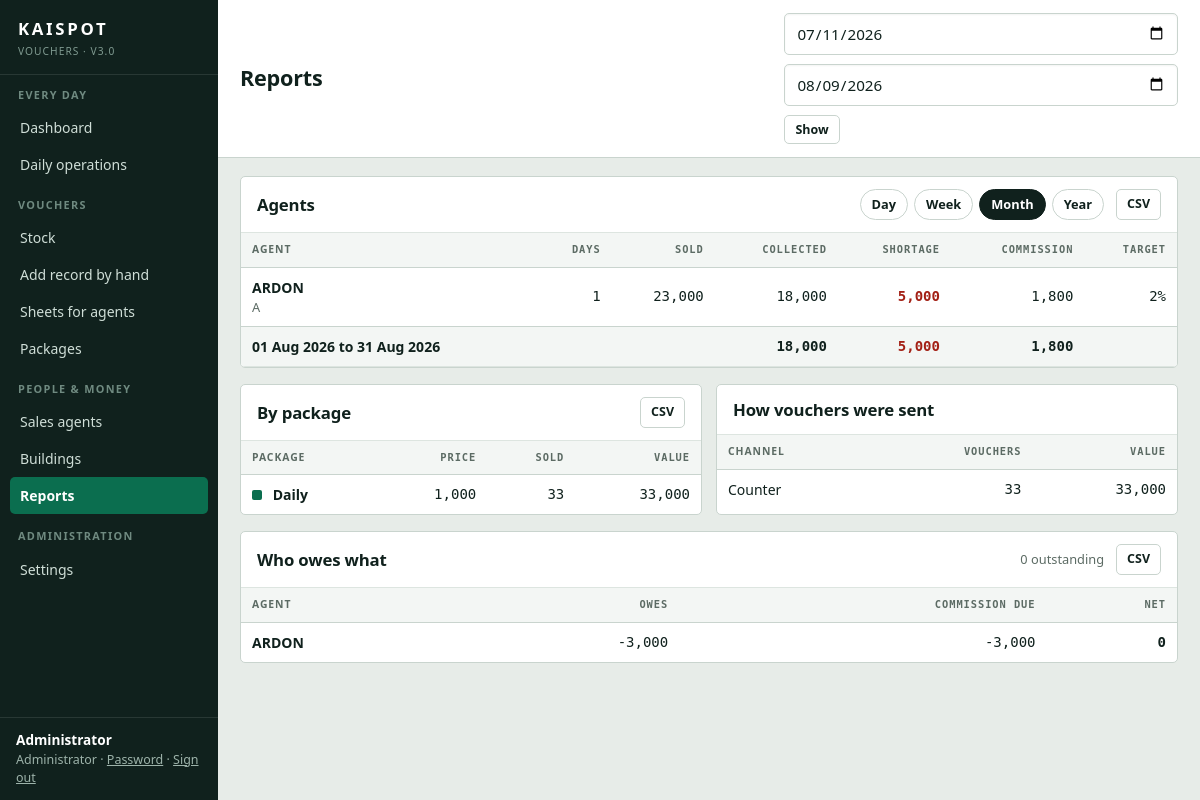
/reports/ (signed in), run on the app's committed database.
### tables this page shows
CREATE TABLE users (
    id            INTEGER PRIMARY KEY AUTOINCREMENT,
    username      TEXT    NOT NULL UNIQUE COLLATE NOCASE,
    password_hash TEXT    NOT NULL,
    full_name     TEXT    NOT NULL DEFAULT '',
    role          TEXT    NOT NULL DEFAULT 'agent',   -- admin | manager | agent
    agent_id      INTEGER REFERENCES agents(id) ON DELETE CASCADE,
    active        INTEGER NOT NULL DEFAULT 1,
    must_change   INTEGER NOT NULL DEFAULT 0,
    created_at    TEXT    NOT NULL DEFAULT (datetime('now'))
);

CREATE TABLE agents (
    id              INTEGER PRIMARY KEY AUTOINCREMENT,
    code            TEXT    NOT NULL UNIQUE COLLATE NOCASE,
    name            TEXT    NOT NULL,
    phone           TEXT    NOT NULL DEFAULT '',
    station         TEXT    NOT NULL DEFAULT '',
    nin             TEXT    NOT NULL DEFAULT '',
    next_of_kin     TEXT    NOT NULL DEFAULT '',
    commission_rate INTEGER NOT NULL DEFAULT 1000,  -- basis points, 1000 = 10%
    monthly_target  INTEGER NOT NULL DEFAULT 0,
    daily_target    INTEGER NOT NULL DEFAULT 0,
    credit_limit    INTEGER NOT NULL DEFAULT 0,     -- 0 = no ceiling on debt
    notes           TEXT    NOT NULL DEFAULT '',
    joined_on       TEXT    NOT NULL DEFAULT (date('now')),
    active          INTEGER NOT NULL DEFAULT 1,
    created_at      TEXT    NOT NULL DEFAULT (datetime('now'))
, building_id INTEGER REFERENCES buildings(id) ON DELETE SET NULL);

CREATE TABLE packages (
    id         INTEGER PRIMARY KEY AUTOINCREMENT,
    name       TEXT    NOT NULL UNIQUE COLLATE NOCASE,
    price      INTEGER NOT NULL CHECK (price > 0),
    validity   TEXT    NOT NULL DEFAULT '',
    prefix     TEXT    NOT NULL DEFAULT '',
    colour     TEXT    NOT NULL DEFAULT '#0b6e4f',
    sort_order INTEGER NOT NULL DEFAULT 100,
    active     INTEGER NOT NULL DEFAULT 1,
    created_at TEXT    NOT NULL DEFAULT (datetime('now'))
, per_page INTEGER NOT NULL DEFAULT 0);

### backend/routes/reports.py (the view)
@bp.route("/")
@auth.staff_only
def index():
    start, end = _range()
    return render_template(
        "pages/reports.html", start=start, end=end,
        period=request.args.get("period", "month"),
        leaderboard=progress.leaderboard(end, request.args.get("period", "month")),
        packages=progress.package_sales(start, end),
        channels=sales.by_channel(start, end),
        months=progress.monthly_series(int(end[:4])),
        positions=ledger.all_positions(),
        company=ledger.company_totals())

### backend/auth.py (called while the page is built)
def current_user():
    if "user" in g:
        return g.user
    user_id = session.get("user_id")
    g.user = None
    if user_id:
        g.user = one("SELECT * FROM users WHERE id = ? AND active = 1", (user_id,))
        if g.user is None:
            session.clear()
    return g.user

def staff_only(view: Callable) -> Callable:
    @functools.wraps(view)
    def wrapped(*args, **kwargs):
        user = current_user()
        if user is None:
            return redirect(url_for("auth.sign_in"))
        if user["role"] not in ("admin", "manager"):
            flash("That area is for office staff.", "error")
            return redirect(home_for(user))
        return view(*args, **kwargs)
    return wrapped

### backend/db.py (called while the page is built)
def connect() -> sqlite3.Connection:
    DATA_DIR.mkdir(parents=True, exist_ok=True)
    conn = sqlite3.connect(DB_PATH, timeout=15, isolation_level=None)
    conn.row_factory = sqlite3.Row
    conn.execute("PRAGMA journal_mode = WAL")
    conn.execute("PRAGMA foreign_keys = ON")
    conn.execute("PRAGMA busy_timeout = 15000")
    conn.execute("PRAGMA synchronous = NORMAL")
    return conn

def get_db() -> sqlite3.Connection:
    if "db" not in g:
        g.db = connect()
    return g.db

def query(sql: str, params: tuple | dict = ()) -> list[sqlite3.Row]:
    return get_db().execute(sql, params).fetchall()

def rows(sql: str, params: tuple | dict = ()) -> list[dict]:
    return [dict(r) for r in query(sql, params)]

def one(sql: str, params: tuple | dict = ()) -> sqlite3.Row | None:
    return get_db().execute(sql, params).fetchone()

### backend/money.py (called while the page is built)
def money(value: int | None) -> str:
    return f"{int(value or 0):,}"

def signed_money(value: int | None) -> str:
    amount = int(value or 0)
    return "0" if amount == 0 else f"{amount:+,}"

def qty(value: int | None) -> str:
    return f"{int(value or 0):,}"

def today() -> str:
    return date.today().isoformat()

def parse_date(raw: object, default: str | None = None) -> str:
    text = str(raw).strip() if raw is not None else ""
    if text:
        try:
            return datetime.strptime(text[:10], "%Y-%m-%d").date().isoformat()
        except ValueError:
            pass
    return default or today()

def pretty_date(value: str | None) -> str:
    if not value:
        return "-"
    try:
        return datetime.strptime(str(value)[:10], "%Y-%m-%d").strftime("%d %b %Y")
    except ValueError:
        return str(value)

### frontend/templates/pages/reports.html (shortened to what this page needs)
{% extends "base.html" %}
{% block title %}Reports{% endblock %}
{% block toolbar %}
<form method="get" class="actions">
  <input type="date" name="start" value="{{ start }}" aria-label="From">
  <input type="date" name="end" value="{{ end }}" aria-label="To">
  <button type="submit" class="btn quiet small">Show</button>
</form>
{% endblock %}
{% block content %}
<div class="card">
  <div class="card-head">
    <h2>Agents</h2><div class="spacer"></div>
    <div class="pill-row">
      {% for name in ['day','week','month','year'] %}
        <a class="pill {% if period == name %}on{% endif %}"
           href="{{ url_for('reports.index', start=start, end=end, period=name) }}">{{ name | capitalize }}</a>
      {% endfor %}
    </div>
    <a class="btn quiet small" href="{{ url_for('reports.export', what='agents', start=start, end=end, period=period) }}">CSV</a>
  </div>
  <div class="card-body tight">
    <div class="table-scroll">
    <table>
      <thead><tr><th>Agent</th><th class="fig">Days</th><th class="fig">Sold</th>
                 <th class="fig">Collected</th><th class="fig">Shortage</th>
                 <th class="fig">Commission</th><th class="fig hide-sm">Target</th></tr></thead>
      <tbody>
      {% for row in leaderboard.rows %}
        <tr><td><strong>{{ row.name }}</strong><div class="small muted">{{ row.code }}</div></td>
            <td class="fig">{{ row.days }}</td><td class="fig">{{ row.sold | money }}</td>
            <td class="fig">{{ row.collection | money }}</td>
            <td class="fig">{% if row.shortage > 0 %}<span class="short-text">{{ row.shortage | money }}</span>{% else %}0{% endif %}</td>
            <td class="fig">{{ row.commission | money }}</td>
            <td class="fig hide-sm">{% if row.target %}{{ row.target_pct }}%{% else %}&mdash;{% endif %}</td></tr>
      {% else %}<tr><td colspan="7"><div class="empty"><p>Nothing in this period.</p></div></td></tr>{% endfor %}
      </tbody>
      <tfoot><tr><td>{{ leaderboard.start | day }} to {{ leaderboard.end | day }}</td>
        <td class="fig"></td><td class="fig"></td>
        <td class="fig">{{ leaderboard.collection | money }}</td>
        <td class="fig short-text">{{ leaderboard.shortage | money }}</td>
        <td class="fig">{{ leaderboard.commission | money }}</td>
        <td class="fig hide-sm"></td></tr></tfoot>
    </table>
    </div>
  </div>
</div>
<div class="grid two">
  <div class="card">
    <div class="card-head"><h2>By package</h2><div class="spacer"></div>
      <a class="btn quiet small" href="{{ url_for('reports.export', what='packages', start=start, end=end) }}">CSV</a></div>
    <div class="card-body tight">
      <table>
        <thead><tr><th>Package</th><th class="fig">Price</th><th class="fig">Sold</th><th class="fig">Value</th></tr></thead>
        <tbody>
        {% for p in packages %}
          <tr><td><span style="display:inline-block;width:10px;height:10px;border-radius:2px;background:{{ p.colour }};margin-right:7px"></span>
                  <strong>{{ p.name }}</strong></td>
              <td class="fig">{{ p.price | money }}</td><td class="fig">{{ p.qty | qty }}</td>
              <td class="fig">{{ p.value | money }}</td></tr>
        {% else %}<tr><td colspan="4"><div class="empty"><p>Nothing sold.</p></div></td></tr>{% endfor %}
        </tbody>
      </table>
    </div>
  </div>
  <div class="card">
    <div class="card-head"><h2>How vouchers were sent</h2></div>
    <div class="card-body tight">
      <table>
        <thead><tr><th>Channel</th><th class="fig">Vouchers</th><th class="fig">Value</th></tr></thead>
        <tbody>
        {% for c in channels %}
          <tr><td>{{ c.channel | capitalize }}</td><td class="fig">{{ c.qty | qty }}</td>
              <td class="fig">{{ c.value | money }}</td></tr>
        {% else %}<tr><td colspan="3"><div class="empty"><p>Nothing sold.</p></div></td></tr>{% endfor %}
        </tbody>
      </table>
    </div>
  </div>
</div>
<div class="card">
  <div class="card-head"><h2>Who owes what</h2><div class="spacer"></div>
    <span class="small muted">{{ company.debt | money }} outstanding</span>
    <a class="btn quiet small" href="{{ url_for('reports.export', what='debts') }}">CSV</a></div>
  <div class="card-body tight">
    <div class="table-scroll">
    <table>
      <thead><tr><th>Agent</th><th class="fig">Owes</th><th class="fig">Commission due</th><th class="fig">Net</th></tr></thead>
      <tbody>
      {% for row in positions %}
        <tr><td><a class="row-link" href="{{ url_for('agents.profile', agent_id=row.id) }}">{{ row.name }}</a></td>
            <td class="fig">{% if row.debt > 0 %}<span class="short-text">{{ row.debt | money }}</span>{% else %}{{ row.debt | money }}{% endif %}</td>
            <td class="fig">{{ row.commission_due | money }}</td>
            <td class="fig"><strong>{{ row.net | signed_money }}</strong></td></tr>
      {% endfor %}
      </tbody>
    </table>
    </div>
  </div>
</div>
{% endblock %}

### frontend/templates/base.html (shortened to what this page needs)
<!DOCTYPE html>
<html lang="en">
<head>
<link rel="stylesheet" href="{{ url_for('static', filename='css/kaispot.css') }}">
</head>
<body>
{% set role = user.role if user else 'agent' %}
{% set staff = role in ('admin', 'manager') %}
<div class="shell">
  <aside class="sidebar">
    <div class="brand">
      <div class="brand-mark">KAISPOT</div>
      <div class="brand-sub">Vouchers &middot; v{{ app_version }}</div>
    </div>
    <nav class="nav">
      {% if staff %}
      <div class="nav-group">
        <div class="eyebrow">Every day</div>
        <a href="{{ url_for('dashboard.home') }}" {% if path == '/dashboard' %}class="on"{% endif %}>Dashboard</a>
        <a href="{{ url_for('daily.board') }}" {% if path.startswith('/daily') %}class="on"{% endif %}>Daily operations</a>
      </div>
      <div class="nav-group">
        <div class="eyebrow">Vouchers</div>
        <a href="{{ url_for('stock.index') }}" {% if path == '/stock/' %}class="on"{% endif %}>Stock</a>
        <a href="{{ url_for('stock.manual') }}" {% if path.startswith('/stock/manual') %}class="on"{% endif %}>Add record by hand</a>
        <a href="{{ url_for('stock.sheet_list') }}" {% if path.startswith('/stock/sheets') %}class="on"{% endif %}>Sheets for agents</a>
        <a href="{{ url_for('packages.index') }}" {% if path.startswith('/packages') %}class="on"{% endif %}>Packages</a>
      </div>
      <div class="nav-group">
        <div class="eyebrow">People &amp; money</div>
        <a href="{{ url_for('agents.index') }}" {% if path.startswith('/agents') %}class="on"{% endif %}>Sales agents</a>
        <a href="{{ url_for('buildings.index') }}" {% if path.startswith('/buildings') %}class="on"{% endif %}>Buildings</a>
        <a href="{{ url_for('reports.index') }}" {% if path.startswith('/reports') %}class="on"{% endif %}>Reports</a>
      </div>
      {% if role == 'admin' %}
      <div class="nav-group">
        <div class="eyebrow">Administration</div>
        <a href="{{ url_for('settings.index') }}" {% if path.startswith('/settings') %}class="on"{% endif %}>Settings</a>
      </div>
      {% endif %}
      {% endif %}
    </nav>
    {% if user %}
    <div class="who">
      <strong>{{ user.full_name or user.username }}</strong>
      {{ role_labels.get(user.role, user.role) }} &middot;
      <a href="{{ url_for('auth.password') }}">Password</a> &middot;
      <a href="{{ url_for('auth.sign_out') }}">Sign out</a>
    </div>
    {% endif %}
  </aside>
  <div class="main">
    <header class="topbar">
      <h1>{% block heading %}{{ self.title() }}{% endblock %}</h1>
      {% block toolbar %}{% endblock %}
    </header>
    <main class="content">
      {% block content %}{% endblock %}
    </main>
  </div>
</div>
</body>
</html>

### data on the page
users: full_name "Administrator", get "Administrator"
agents: name "ARDON", code "A", days "1", sold "23,000", collection "18,000", shortage "5,000", commission "1,800", target_pct "2", debt "-3,000", commission_due "-3,000", net|signed_money "0"
packages: name "Daily", price "1,000", qty|qty "33", value "33,000"

### other printed values
{{ app_version }} "3.0"
{{ name | capitalize }} "Day" "Week" "Month" "Year"
{{ leaderboard.start | day }} "01 Aug 2026"
{{ leaderboard.end | day }} "31 Aug 2026"
{{ leaderboard.collection | money }} "18,000"
{{ leaderboard.shortage | money }} "5,000"
{{ leaderboard.commission | money }} "1,800"
{{ c.channel | capitalize }} "Counter"
{{ c.qty | qty }} "33"
{{ c.value | money }} "33,000"
{{ company.debt | money }} "0"
